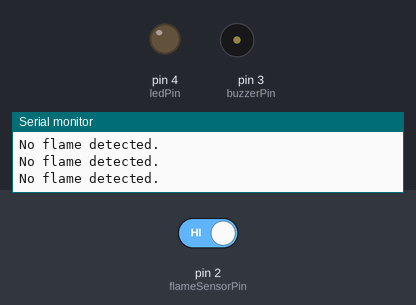
The sketch below on a simulated Arduino Uno, built with avr-gcc and run on an emulated ATmega328P. Parts: output pins drawn as LEDs (lit = HIGH), buzzer (waves = sounding, pin HIGH), the last lines printed to the serial monitor. Dashed ring = blinking. Inputs (shaded band) come from the test bench; at power-on: pin 2 (flameSensorPin) HIGH.

Above: at 1.2 s.
1.3 s: pin 2 (flameSensorPin) driven LOW
At 1.65 s:
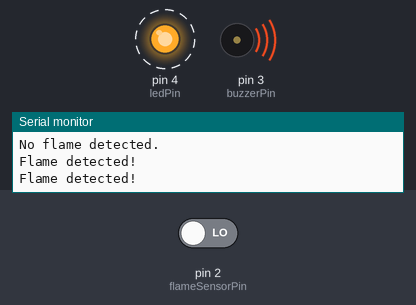
4.3 s: pin 2 (flameSensorPin) driven HIGH
At 5.3 s:
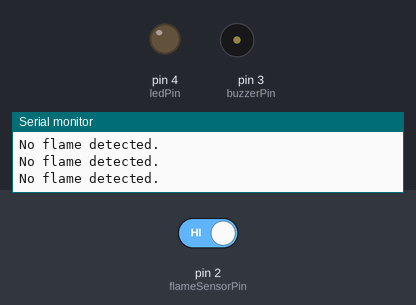
Timing chart, 0 to 7.3 s (numbered marks = the images above; inputs shaded):
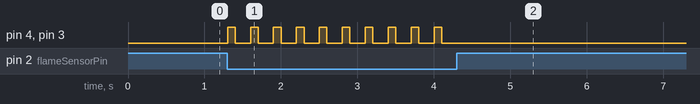

Measured:
- after the input at 1.3 s, pin 4 (ledPin), pin 3 (buzzerPin): alternates HIGH for 0.10 s and LOW for 0.20 s, starting at once
- after the input at 4.3 s, pin 4 (ledPin), pin 3 (buzzerPin): stops changing and stays LOW

The sketch:

pendeteksi_kebakaran.ino
```cpp
const int flameSensorPin = 2;  // Flame sensor digital pin
const int buzzerPin = 3;       // Buzzer pin
const int ledPin = 4;          // LED pin

void setup() {
  Serial.begin(9600);
  pinMode(flameSensorPin, INPUT);
  pinMode(buzzerPin, OUTPUT);
  pinMode(ledPin, OUTPUT);
}

void loop() {
  if (!digitalRead(flameSensorPin)) {
    Serial.println("Flame detected!");
    activateAlarm();
  } else {
    Serial.println("No flame detected.");
    deactivateAlarm();
  }
  delay(100);  // Adjust the delay as needed for your application
}

void activateAlarm() {
  digitalWrite(buzzerPin , 1);
  digitalWrite(ledPin, 1);
  delay(100);
  digitalWrite(buzzerPin , 0);
  digitalWrite(ledPin, 0);
  delay(100);
}

void deactivateAlarm() {
  digitalWrite(buzzerPin , 0);
  digitalWrite(ledPin, 0);
}
```
